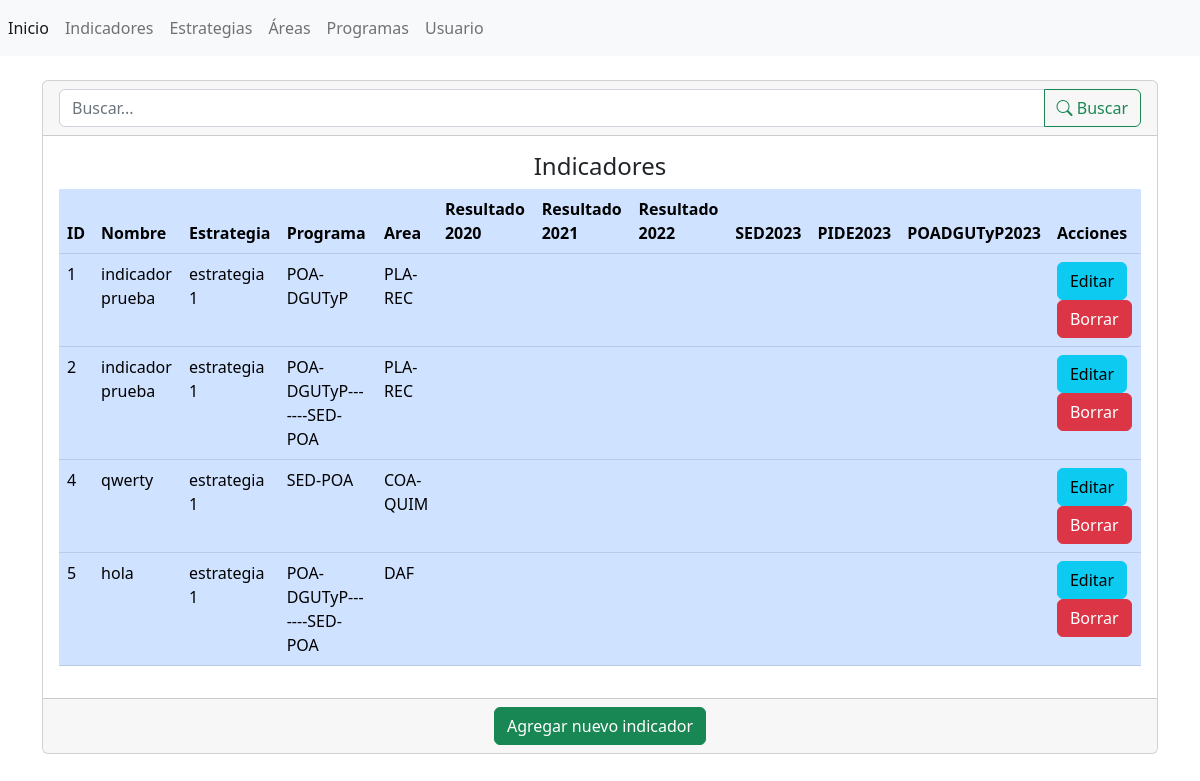
Screenshot of /indicadores with the database file from the repository.
### IPOEF/models.py (models this page shows, shortened)
class indicadores(models.Model):
    nombre = models.CharField(max_length=254, verbose_name='Nombre')
    estrategia = models.ForeignKey( estrategias, on_delete=models.CASCADE)
    programa = models.ForeignKey( programas, on_delete=models.CASCADE)
    area = models.ForeignKey( areas, on_delete=models.CASCADE)
    Resultado2020 = models.CharField( max_length=254, verbose_name='Resultado2020')
    Resultado2021 = models.CharField( max_length=254, verbose_name='Resultado2021')
    Resultado2022 = models.CharField( max_length=254, verbose_name='Resultado2022')
    SED2023 = models.CharField( max_length=254, verbose_name='SED2023')
    PIDE2023 = models.CharField( max_length=254, verbose_name='PIDE2023')
    POADGUTyP2023 = models.CharField( max_length=254, verbose_name='POADGUTyP2023')
    fecha_creacion = models.DateTimeField(auto_now_add=True)
    fecha_actualizacion = models.DateTimeField(auto_now=True)

class estrategias(models.Model):
    nombre = models.CharField(max_length=254, verbose_name="Nombre")
    fecha_creacion = models.DateTimeField(auto_now_add=True)
    fecha_actualizacion = models.DateTimeField(auto_now=True)
    def __str__(self):
        return self.nombre

class programas(models.Model):
    nombre = models.CharField(max_length=254, verbose_name="Nombre")
    fecha_creacion = models.DateTimeField(auto_now_add=True)
    fecha_actualizacion = models.DateTimeField(auto_now=True)
    def __str__(self):
        return self.nombre

class areas(models.Model):
    nombre = models.CharField(max_length=254, verbose_name="Nombre")
    fecha_creacion = models.DateTimeField(auto_now_add=True)
    fecha_actualizacion = models.DateTimeField(auto_now=True)
    def __str__(self):
        return self.nombre

### IPOEF/views.py (the view)
def indicadoress(request):
    busqueda = request.POST.get("buscar")
    indicadoress = indicadores.objects.all()
    if busqueda:
        indicadoress = indicadores.objects.filter(
            Q(nombre__icontains = busqueda)|
            Q(valor__icontains = busqueda)|
            Q(año__icontains = busqueda)
        ).distinct()
    return render(request, 'indicadores/index.html', {'indicadores': indicadoress})

### IPOEF/templates/indicadores/index.html (shortened to what this page needs)
{% extends "base.html" %}
{% block contenido %}
<div class="card">
    <div class="card-header">
        {% block buscador %}
        <form class="form-inline my-2 my-lg-0" method="POST">
            <div class="input-group">
                <input type="text" class="form-control mr-sm-2" type="search" placeholder="Buscar..." name="buscar" value="{{ request.POST.buscar }}">
                <button class="btn btn-outline-success my-2 my-sm-0" type="submit"><i class="bi bi-search"></i>  Buscar</button>
            </div>
        </form>
        {% endblock buscador %}
    </div>
    <div class="card-body">
        <center><h4 class="card-title">Indicadores</h4></center>
        <div class="table-responsive">
            <table class="table table-primary">
                <thead>
                    <tr>
                        <th scope="col">ID</th>
                        <th scope="col">Nombre</th>
                        <th scope="col">Estrategia</th>
                        <th scope="col">Programa</th>
                        <th scope="col">Area</th>
                        <th scope="col">Resultado 2020</th>
                        <th scope="col">Resultado 2021</th>
                        <th scope="col">Resultado 2022</th>
                        <th scope="col">SED2023</th>
                        <th scope="col">PIDE2023</th>
                        <th scope="col">POADGUTyP2023</th>
                        <th scope="col">Acciones</th>
                    </tr>
                </thead>
                <tbody>
                    {% for indicadores in indicadores %}
                        <tr>
                            <td scope="row">{{indicadores.id}}</td>
                            <td>{{indicadores.nombre}}</td>
                            <td>{{indicadores.estrategia}}</td>
                            <td>{{indicadores.programa}}</td>
                            <td>{{indicadores.area}}</td>
                            <td>{{indicadores.Resultado2020}}</td>
                            <td>{{indicadores.Resultado2021}}</td>
                            <td>{{indicadores.Resultado2022}}</td>
                            <td>{{indicadores.SED2023}}</td>
                            <td>{{indicadores.PIDE2023}}</td>
                            <td>{{indicadores.POADGUTyP2023}}</td>
                            <td>
                                <a name="" id="" class="btn btn-info" href="{% url 'editarindicador' indicadores.id %}" role="button">Editar</a>
                                <a name="" id="" class="btn btn-danger" href="{% url 'eliminarindicador' indicadores.id %}" role="button">Borrar</a>
                            </td>
                        </tr>
                    {% endfor %}
                </tbody>
            </table>
        </div>
    </div>
    <div class="card-footer text-muted">
        <center><a name="" id="" class="btn btn-success" href="{% url 'crearindicador' %}" role="button">Agregar nuevo indicador</a></center>
    </div>
</div>
{% endblock %}

### IPOEF/templates/base.html (shortened to what this page needs)
<!doctype html>
<html lang="en">
<head>
  <link href="https://cdn.jsdelivr.net/npm/bootstrap@5.2.1/dist/css/bootstrap.min.css" rel="stylesheet"
>
  <link rel="stylesheet" href="https://cdn.jsdelivr.net/npm/bootstrap-icons@1.8.3/font/bootstrap-icons.css">
</head>
<body>
    <nav class="navbar navbar-expand navbar-light bg-light">
        <div class="nav navbar-nav">
            <a class="nav-item nav-link active" href="{% url 'index' %}">Inicio</a>
            <a class="nav-item nav-link" href="{% url 'indicadores' %}">Indicadores</a>
            <a class="nav-item nav-link" href="{% url 'estrategias' %}">Estrategias</a>
            <a class="nav-item nav-link" href="{% url 'areas' %}">Áreas</a>
            <a class="nav-item nav-link" href="{% url 'programas' %}">Programas</a>
            <a class="nav-item nav-link" href="{% url 'login' %}">Usuario</a>
        </div>
    </nav>
    <div class="container">
        <div class="row">
            <div class="col-12">
              <br/>
              {% block contenido %}{% endblock %}
            </div>
        </div>
    </div>
</body>
</html>

### rows the page displays
indicadores: id "1", nombre "indicador prueba", estrategia "estrategia 1", programa "POA-DGUTyP", area "PLA-REC"
indicadores: id "2", nombre "indicador prueba", estrategia "estrategia 1", programa "POA-DGUTyP-------SED-POA", area "PLA-REC"
indicadores: id "4", nombre "qwerty", estrategia "estrategia 1", programa "SED-POA", area "COA-QUIM"
indicadores: id "5", nombre "hola", estrategia "estrategia 1", programa "POA-DGUTyP-------SED-POA", area "DAF"
